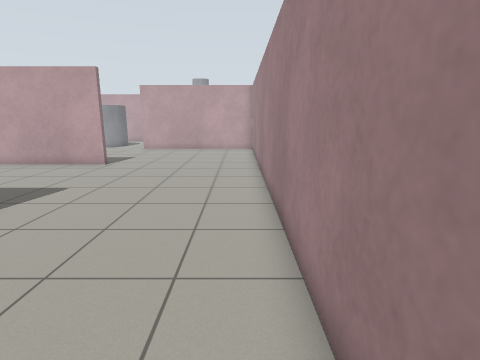
View 1 (above)

24 first-person views from a walk through a robot-simulator world made for Gazebo. The camera is 1.2 m above the floor, tilts 12° down and sees 80° across. The floor is counted in squares, 0.5 m on a side. Each view is taken from the middle of a square. On the plan, view 1 faces up. The plan holds only what a view shows up to about 18 squares ahead; the rest is blank. The place goes on beyond the plan.

View 2
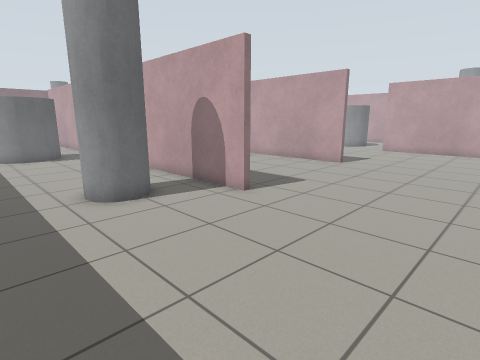

View 3
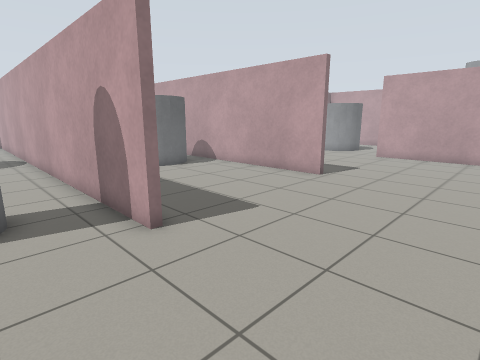

View 4
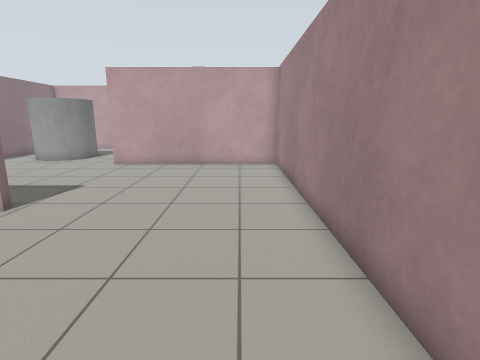

View 5
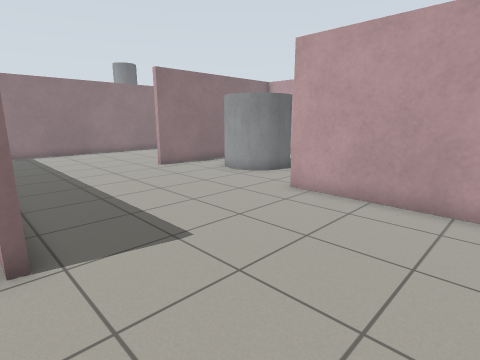

View 6
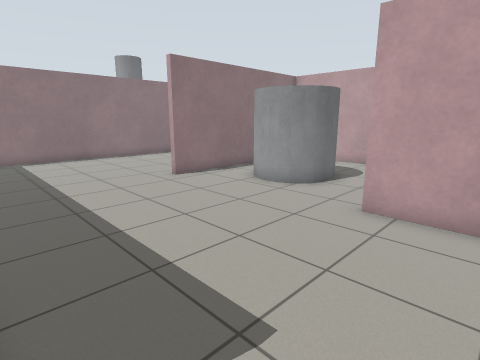

View 7
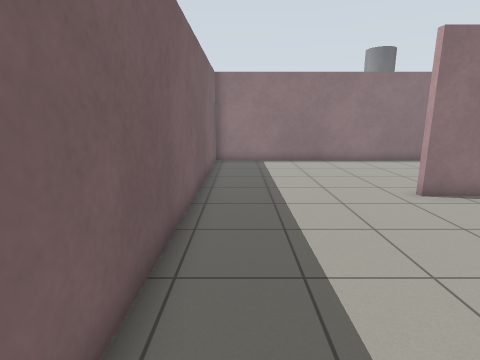

View 8
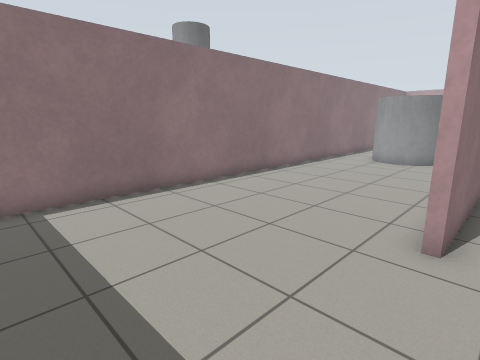

View 9
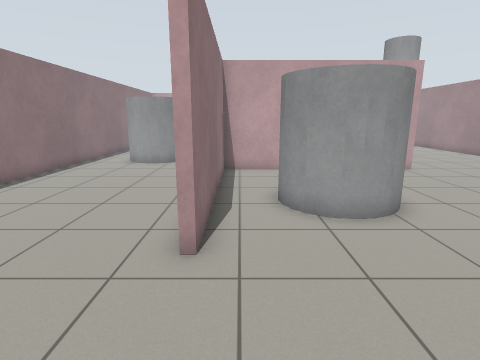

View 10
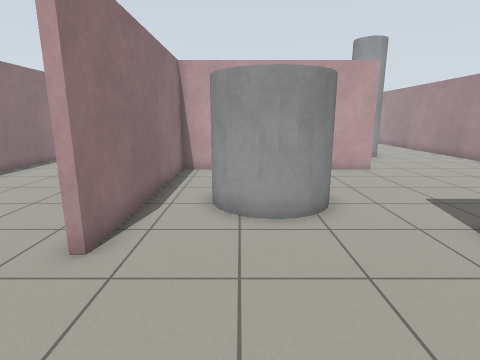

View 11
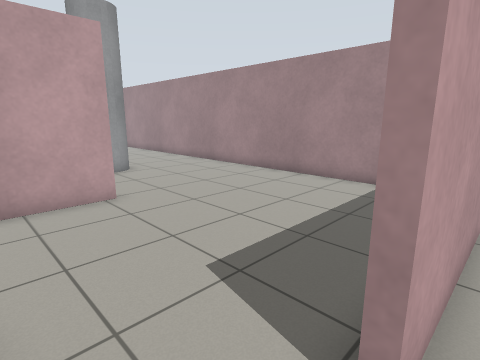

View 12
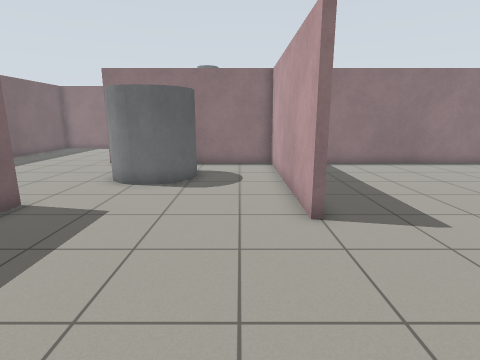

View 13
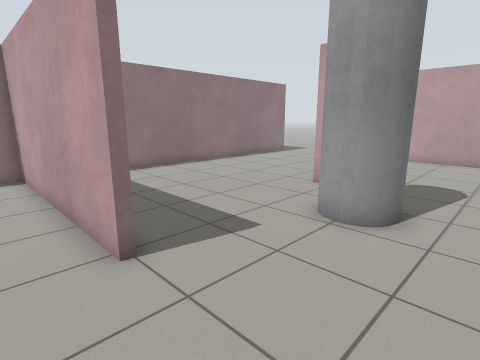

View 14
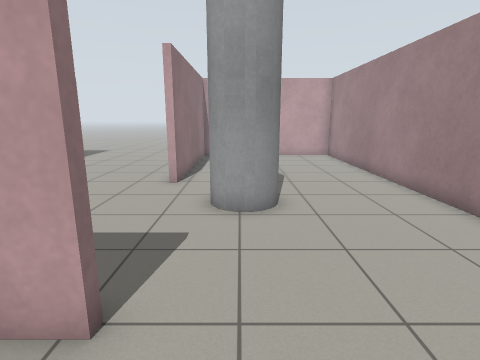

View 15
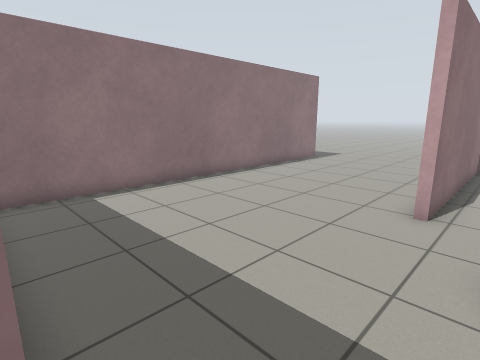

View 16
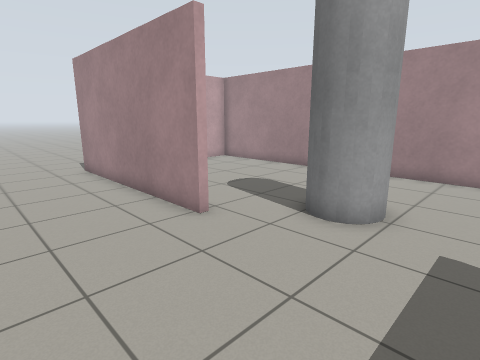

View 17
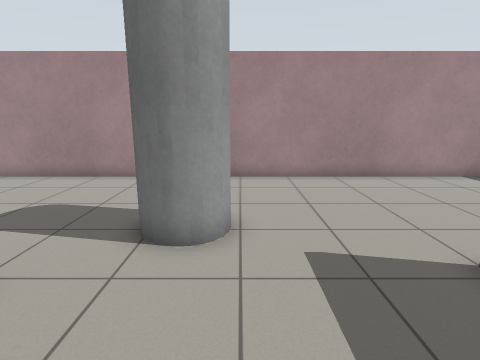

View 18
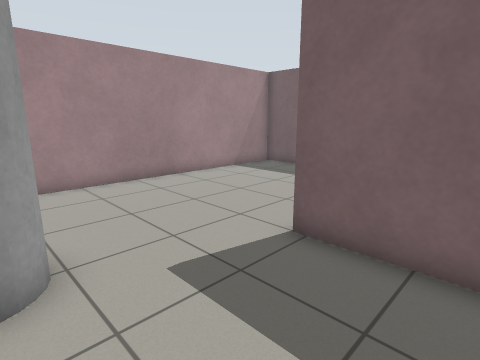

View 19
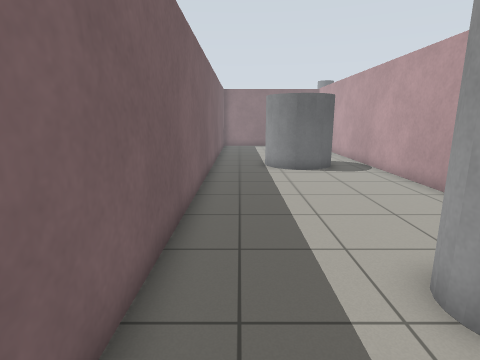

View 20
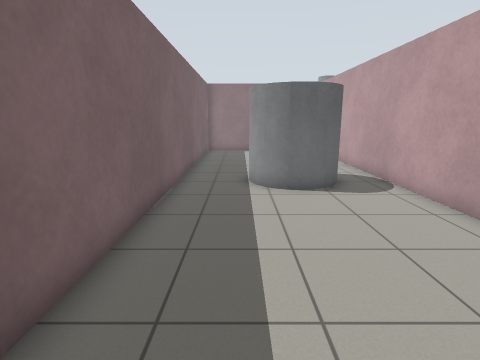

View 21
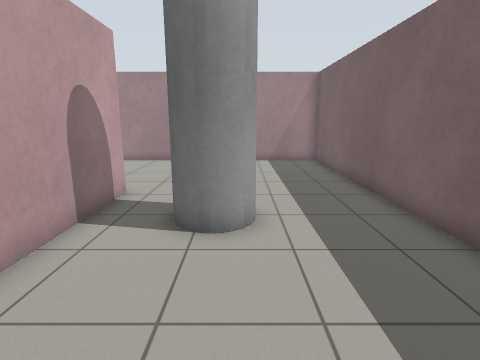

View 22
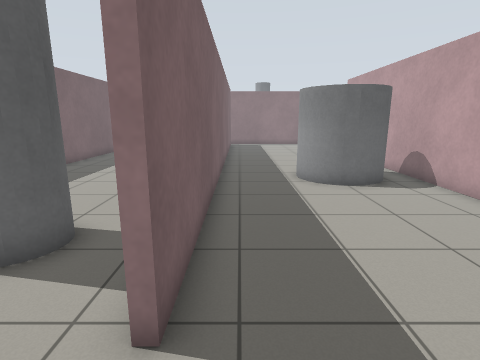

View 23
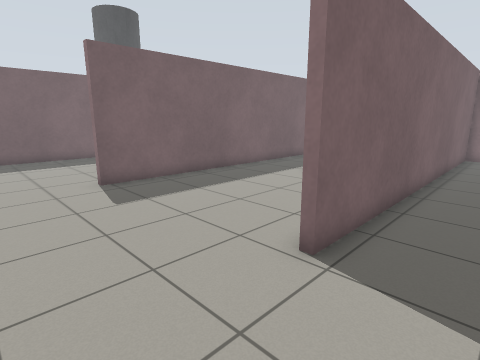

View 24
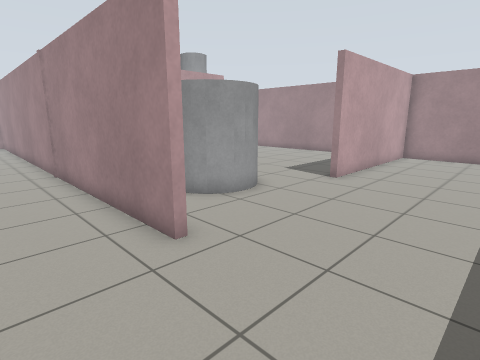

### Floor plan
Key: @ floor where view 1 was taken; # wall or solid block; . floor; C grey cylinder.
Columns run from 29 left of view 1 to 1 right of it. Each row starts with its distance up from view 1.
 45              #.......##.......#
 44              #.......## ......#
 43              #.......## ......#
 42              #.......##.......#
 41             .#.......##.......#
 40             .#.......##.......#
 39             .#................#
 38             .#.........CC ....#
 37      #      .#.........CCC....#
 36      #.     .#..........C.....#
 35      #. C  C.#................#
 34      #..CCC..#................#
 33      #.......#................#
 32      #.......##########.......#
 31      #.......#................#
 30      #.......#................#
 29      #.......#................#
 28  C   #.......#.. CC...........#
 27  C   #.......#.   CC..........#
 26 CC   #.......#.CC CC..........#
 25      #.......#..CCC...........#
 24      #.......#.......##########
 23      #.......#.......##########
 22      #........................#
 21      #........................#
 20      #........................#
 19      #........................#
 18      #........................#
 17      #........................#
 16      #################........#
 15            ###########........#
 14               C...............#
 13               CC..............#
 12               CC..............#
 11        ..... CC...............#
 10        ......C................#
  9        .......................#
  8        .......................#
  7   #####################.......#
  6     ..........................#
  5         C...........C.........#
  4          C.........CCC........#
  3          C.........CCC........#
  2         CC....................#
  1  ...... C.....................#
  0  ............................@#
 -1 ###############################
 -2                ##########

Where each view was taken, in squares from view 1:
view 1: 0 up, 0 right, facing up
view 2: 0 up, 0 right, facing up-left
view 3: 4 up, 1 left, facing up-left
view 4: 8 up, 1 left, facing up
view 5: 15 up, 2 left, facing up-left
view 6: 16 up, 5 left, facing up-left
view 7: 17 up, 7 left, facing left
view 8: 17 up, 15 left, facing up-left
view 9: 18 up, 15 left, facing up
view 10: 18 up, 13 left, facing up
view 11: 23 up, 10 left, facing up-right
view 12: 30 up, 0 right, facing left
view 13: 30 up, 2 left, facing up-left
view 14: 29 up, 5 left, facing up
view 15: 32 up, 6 left, facing up-left
view 16: 34 up, 12 left, facing up-right
view 17: 36 up, 11 left, facing right
view 18: 37 up, 10 left, facing down-right
view 19: 0 up, 6 left, facing left
view 20: 1 up, 10 left, facing left
view 21: 3 up, 16 left, facing right
view 22: 8 up, 4 left, facing left
view 23: 18 up, 3 left, facing down-left
view 24: 18 up, 19 left, facing up-right
